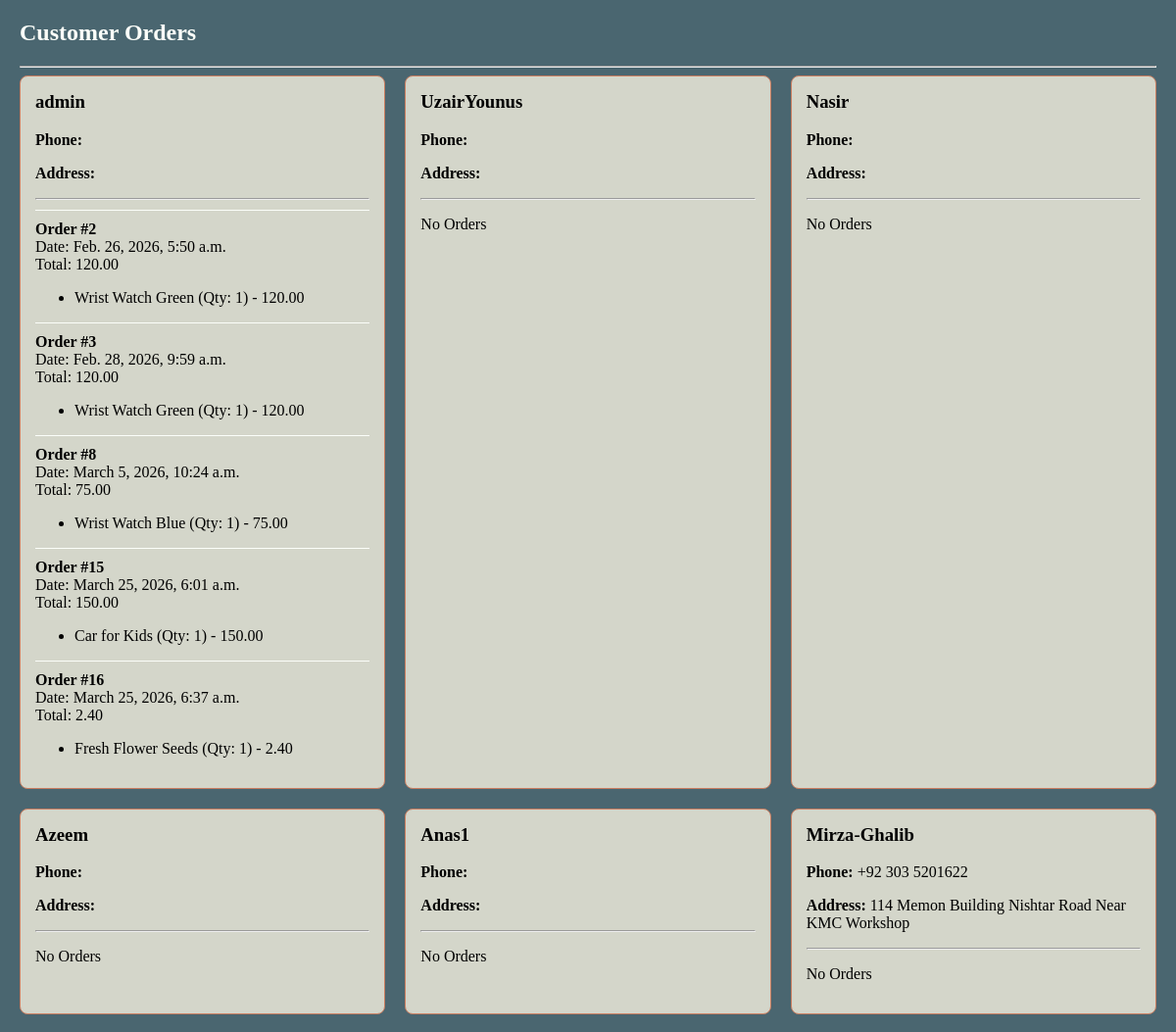
The page /accounts/customer-orders/ (signed in, upper part) on the database as committed earlier.
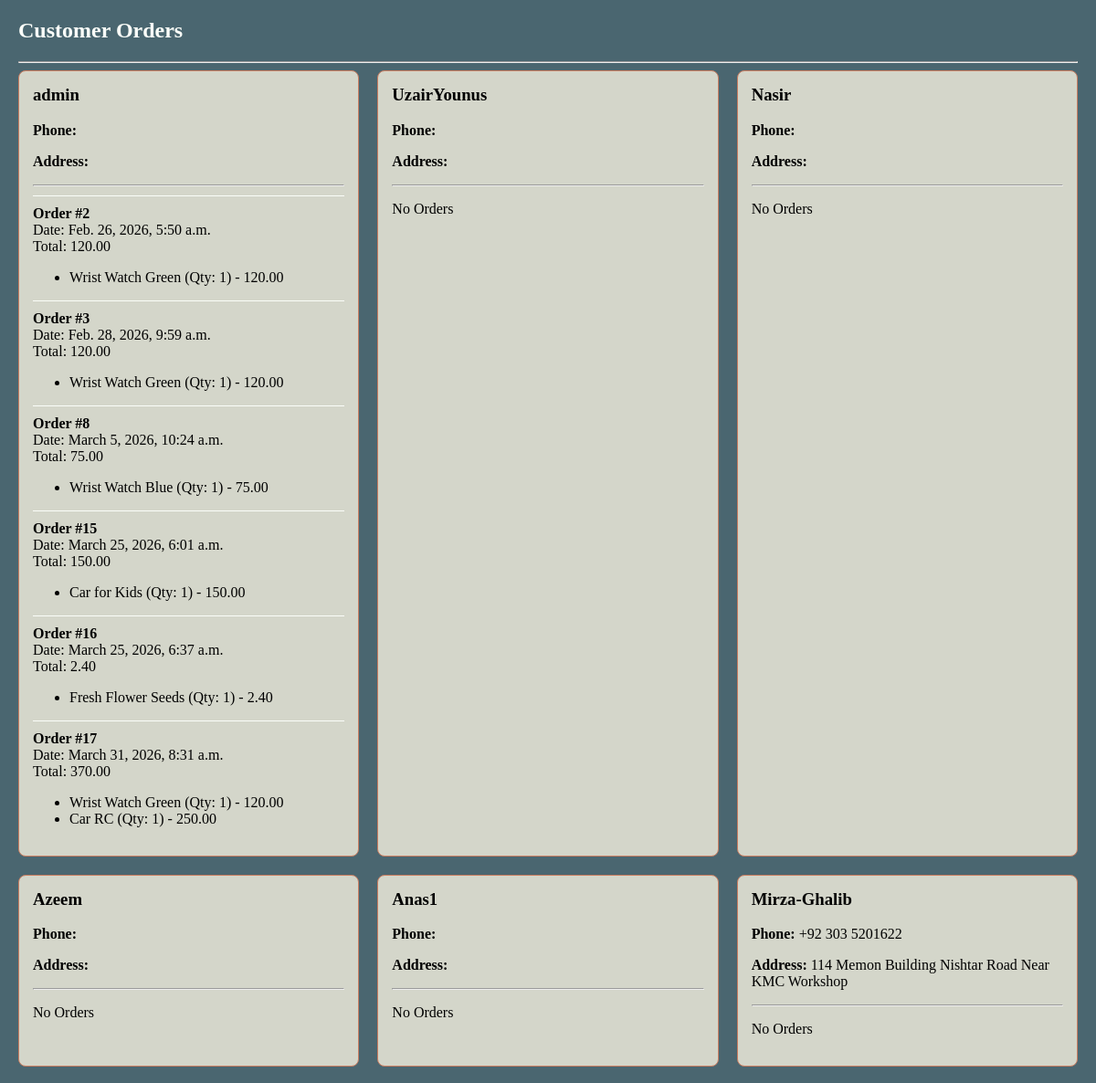
The same page on the database as committed later.
### shop/models.py (models this page shows, shortened)
class Order(models.Model):
    user = models.ForeignKey(User, on_delete=models.CASCADE) # Links an order to a user
    created_at = models.DateTimeField(auto_now_add=True)
    total_price = models.DecimalField(max_digits=10, decimal_places=2)
    completed = models.BooleanField(default=True)

class OrderItem(models.Model):
    order = models.ForeignKey(Order, on_delete=models.CASCADE) # Links an item to a specific order
    product = models.ForeignKey(Product, on_delete=models.CASCADE) # Links an item to a specific product
    quantity = models.PositiveIntegerField()
    price = models.DecimalField(max_digits=10, decimal_places=2) # Price at the time of purchase

class Product(models.Model):
    category = models.ForeignKey(
        Category,
        related_name='products', # Allows you to access products from a category instance (e.g., category.products.all())
        on_delete=models.CASCADE, # If a category is deleted, all its products are also deleted
        null=True,   # Allows products to initially exist without a category (useful for migration)
        blank=True   # Allows the category field to be blank in forms
    )
    name = models.CharField(max_length=200, db_index=True)
    slug = models.SlugField(max_length=200, db_index=True, unique=True)
    description = models.TextField(blank=True)
    price = models.DecimalField(max_digits=10, decimal_places=2)
    image = models.ImageField(upload_to='products/%Y/%m/%d/', blank=True, null=True) # Organizes uploads by date
    available = models.BooleanField(default=True)
    created = models.DateTimeField(auto_now_add=True) # Automatically sets creation timestamp
    updated = models.DateTimeField(auto_now=True) # Automatically updates timestamp on every save
    class Meta:
        ordering = ('name',) # Order products alphabetically by name
        indexes = [
            Index(fields=['id', 'slug']), # Composite index for ID and slug
            Index(fields=['name']),      # Index on the product name
            Index(fields=['-created']),  # Index for ordering by creation date (e.g., for "new arrivals")
        ]
    def save(self, *args, **kwargs):
        if not self.slug:
            self.slug = slugify(self.name)
        super().save(*args, **kwargs)

### accounts/models.py (models this page shows, shortened)
class Profile(models.Model):
    user = models.OneToOneField(User, on_delete=models.CASCADE)
    phone = models.CharField(max_length=20, blank=True)
    address = models.TextField(blank=True)

### accounts/views.py (the view)
# urls.py: path('customer-orders/', views.customer_orders, name='customer_orders'),
@staff_member_required
def customer_orders(request):
    users = User.objects.all()
    data = []
    for user in users:
        profile = Profile.objects.filter(user=user).first()
        orders = Order.objects.filter(user=user)
        data.append({
            "user": user,
            "profile": profile,
            "orders": orders
        })
    return render(request, "accounts/customer_orders.html", {"data": data})

### accounts/templates/accounts/customer_orders.html (shortened to what this page needs)
<h2>Customer Orders</h2>
<hr>
<div class="container">
{% for d in data %}
<div class="card">
    <h3>{{ d.user.username }}</h3>
    <p>
        <strong>Phone:</strong>
        {% if d.profile %}
            {{ d.profile.phone }}
        {% endif %}
    </p>
    <p>
        <strong>Address:</strong>
        {% if d.profile %}
            {{ d.profile.address }}
        {% endif %}
    </p>
    <hr>
    {% for order in d.orders %}
    <div class="order">
        <b>Order #{{ order.id }}</b><br>
        Date: {{ order.created_at }} <br>
        Total: {{ order.total_price }}
        <ul>
        {% for item in order.orderitem_set.all %}
            <li>
                {{ item.product.name }}
                (Qty: {{ item.quantity }})
                - {{ item.price }}
            </li>
        {% endfor %}
        </ul>
    </div>
    {% empty %}
        <p>No Orders</p>
    {% endfor %}
</div>
{% endfor %}
</div>

Rows that differ between the two databases and show on the page:
added Order: id "17", created_at "March 31, 2026, 8:31 a.m.", total_price "370.00"
added OrderItem: product.name "Wrist Watch Green", quantity "1", price "120.00", shown under "17"
added OrderItem: product.name "Car RC", quantity "1", price "250.00", shown under "17"
